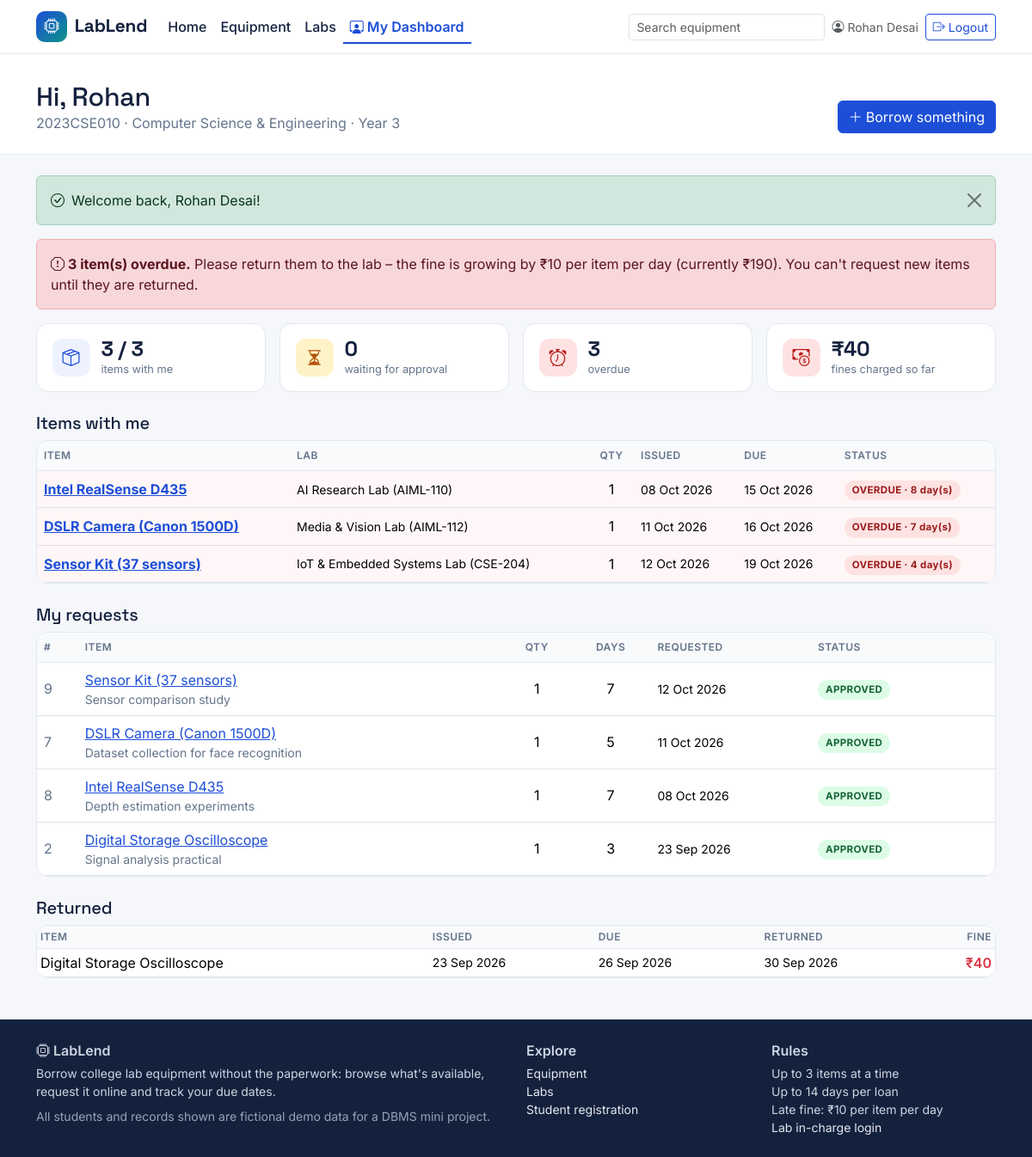
The page /student/dashboard.php (signed in) on the database its author committed.
### tables this page shows
CREATE TABLE students (
    student_id    INT PRIMARY KEY AUTO_INCREMENT,
    prn           VARCHAR(20)  NOT NULL UNIQUE,
    name          VARCHAR(120) NOT NULL,
    email         VARCHAR(120) NOT NULL UNIQUE,
    phone         VARCHAR(15)  NOT NULL,
    dept_id       INT NOT NULL,
    year_of_study TINYINT NOT NULL,
    password_hash VARCHAR(255) NOT NULL,
    created_at    TIMESTAMP DEFAULT CURRENT_TIMESTAMP,
    CONSTRAINT chk_student_year CHECK (year_of_study BETWEEN 1 AND 4),
    CONSTRAINT fk_student_dept FOREIGN KEY (dept_id)
        REFERENCES departments(dept_id)
        ON UPDATE CASCADE ON DELETE RESTRICT
);

CREATE TABLE departments (
    dept_id   INT PRIMARY KEY AUTO_INCREMENT,
    dept_name VARCHAR(100) NOT NULL UNIQUE,
    dept_code VARCHAR(10)  NOT NULL UNIQUE
);

CREATE TABLE issues (
    issue_id       INT PRIMARY KEY AUTO_INCREMENT,
    request_id     INT NOT NULL UNIQUE,
    student_id     INT NOT NULL,
    equipment_id   INT NOT NULL,
    quantity       INT NOT NULL,
    issued_on      DATE NOT NULL,
    due_date       DATE NOT NULL,
    returned_on    DATE NULL,
    fine_amount    DECIMAL(8,2) NOT NULL DEFAULT 0,
    condition_note VARCHAR(255),
    CONSTRAINT chk_issue_dates CHECK (due_date >= issued_on),
    CONSTRAINT fk_issue_request FOREIGN KEY (request_id)
        REFERENCES borrow_requests(request_id)
        ON UPDATE CASCADE ON DELETE RESTRICT,
    CONSTRAINT fk_issue_student FOREIGN KEY (student_id)
        REFERENCES students(student_id)
        ON UPDATE CASCADE ON DELETE RESTRICT,
    CONSTRAINT fk_issue_equipment FOREIGN KEY (equipment_id)
        REFERENCES equipment(equipment_id)
        ON UPDATE CASCADE ON DELETE RESTRICT
);

CREATE TABLE equipment (
    equipment_id  INT PRIMARY KEY AUTO_INCREMENT,
    lab_id        INT NOT NULL,
    name          VARCHAR(150) NOT NULL,
    category      VARCHAR(60)  NOT NULL,
    description   TEXT,
    total_qty     INT NOT NULL DEFAULT 1,
    available_qty INT NOT NULL DEFAULT 1,
    image         VARCHAR(255),
    CONSTRAINT chk_equipment_qty CHECK (available_qty >= 0 AND available_qty <= total_qty AND total_qty >= 0),
    CONSTRAINT fk_equipment_lab FOREIGN KEY (lab_id)
        REFERENCES labs(lab_id)
        ON UPDATE CASCADE ON DELETE RESTRICT
);

CREATE TABLE labs (
    lab_id    INT PRIMARY KEY AUTO_INCREMENT,
    dept_id   INT NOT NULL,
    lab_name  VARCHAR(120) NOT NULL,
    room_no   VARCHAR(20),
    incharge  VARCHAR(100),
    CONSTRAINT fk_lab_dept FOREIGN KEY (dept_id)
        REFERENCES departments(dept_id)
        ON UPDATE CASCADE ON DELETE RESTRICT
);

CREATE TABLE borrow_requests (
    request_id    INT PRIMARY KEY AUTO_INCREMENT,
    student_id    INT NOT NULL,
    equipment_id  INT NOT NULL,
    quantity      INT NOT NULL DEFAULT 1,
    purpose       VARCHAR(255) NOT NULL,
    days_needed   INT NOT NULL DEFAULT 7,
    status        ENUM('PENDING', 'APPROVED', 'REJECTED', 'CANCELLED') NOT NULL DEFAULT 'PENDING',
    admin_note    VARCHAR(255),
    requested_at  TIMESTAMP DEFAULT CURRENT_TIMESTAMP,
    reviewed_at   TIMESTAMP NULL DEFAULT NULL,
    CONSTRAINT chk_request_qty  CHECK (quantity BETWEEN 1 AND 5),
    CONSTRAINT chk_request_days CHECK (days_needed BETWEEN 1 AND 14),
    CONSTRAINT fk_request_student FOREIGN KEY (student_id)
        REFERENCES students(student_id)
        ON UPDATE CASCADE ON DELETE CASCADE,
    CONSTRAINT fk_request_equipment FOREIGN KEY (equipment_id)
        REFERENCES equipment(equipment_id)
        ON UPDATE CASCADE ON DELETE CASCADE
);

### student/dashboard.php (the view, shortened to what the rows shown need)
<?php
require '../config/database.php';
require '../includes/functions.php';
require '../includes/auth.php';
require '../includes/lending.php';
$student = require_student($pdo);
$sid = (int) $student['student_id'];
$root = '../';
$activePage = 'my';
$st = $pdo->prepare('
    SELECT i.issue_id, i.quantity, i.issued_on, i.due_date, DATEDIFF(i.due_date, CURDATE()) AS days_left,
           e.equipment_id, e.name, l.lab_name, l.room_no
    FROM issues i
    INNER JOIN equipment e ON i.equipment_id = e.equipment_id
    INNER JOIN labs l      ON e.lab_id = l.lab_id
    WHERE i.student_id = ? AND i.returned_on IS NULL
    ORDER BY i.due_date');
$st->execute([$sid]);
$loans = $st->fetchAll();
$st = $pdo->prepare('
    SELECT r.request_id, r.quantity, r.days_needed, r.purpose, r.status, r.admin_note, r.requested_at,
           e.equipment_id, e.name
    FROM borrow_requests r
    INNER JOIN equipment e ON r.equipment_id = e.equipment_id
    WHERE r.student_id = ?
    ORDER BY r.requested_at DESC
    LIMIT 15');
$st->execute([$sid]);
$requests = $st->fetchAll();
$st = $pdo->prepare('
    SELECT i.issued_on, i.due_date, i.returned_on, i.fine_amount, i.quantity, e.name
    FROM issues i INNER JOIN equipment e ON i.equipment_id = e.equipment_id
    WHERE i.student_id = ? AND i.returned_on IS NOT NULL
    ORDER BY i.returned_on DESC');
$st->execute([$sid]);
$history = $st->fetchAll();
$holding  = student_open_units($pdo, $sid);
$overdue  = student_overdue_count($pdo, $sid);
$st = $pdo->prepare('SELECT COALESCE(SUM(DATEDIFF(CURDATE(), due_date) * quantity), 0) * ? FROM issues
                     WHERE student_id = ? AND returned_on IS NULL AND due_date < CURDATE()');
$st->execute([FINE_PER_DAY, $sid]);
$runningFine = (float) $st->fetchColumn();
include '../includes/header.php';
?>
<section class="page-head">
    <div class="container d-flex flex-wrap justify-content-between align-items-end gap-2">
        <div>
            <h1>Hi, <?= e(explode(' ', $student['name'])[0]) ?></h1>
            <p class="text-muted-ll mb-0"><?= e($student['prn']) ?> · <?= e($student['dept_name']) ?> · Year <?= (int) $student['year_of_study'] ?></p>
        </div>
    </div>
</section>
<div class="container mt-4">
    <?php if ($overdue): ?>
        <div class="alert alert-danger"><i class="bi bi-exclamation-octagon me-1"></i><strong><?= $overdue ?> item(s) overdue.</strong>
            Please return them to the lab – the fine is growing by <?= money(FINE_PER_DAY) ?> per item per day (currently <?= money($runningFine) ?>). You can't request new items until they are returned.</div>
    <?php endif; ?>
    <div class="row g-3 mb-4">
        <div class="col-6 col-lg-3"><div class="stat"><div class="ic"><i class="bi bi-box-seam"></i></div><div><div class="stat-num"><?= $holding ?> / <?= MAX_ACTIVE_ITEMS ?></div><div class="stat-lbl">items with me</div></div></div></div>
        <div class="col-6 col-lg-3"><div class="stat"><div class="ic <?= $overdue ? 'bad' : 'ok' ?>"><i class="bi bi-alarm"></i></div><div><div class="stat-num"><?= $overdue ?></div><div class="stat-lbl">overdue</div></div></div></div>
    </div>
    <h2 class="h5">Items with me</h2>
    <div class="ll-table table-responsive mb-4">
        <table class="table">
            <thead><tr><th>Item</th><th>Lab</th><th class="text-center">Qty</th><th>Issued</th><th>Due</th><th>Status</th></tr></thead>
            <tbody>
            <?php foreach ($loans as $l): $late = (int) $l['days_left'] < 0; ?>
                <tr class="<?= $late ? 'row-overdue' : '' ?>">
                    <td><a href="../equipment_details.php?id=<?= (int) $l['equipment_id'] ?>"><strong><?= e($l['name']) ?></strong></a></td>
                    <td class="small"><?= e($l['lab_name']) ?> (<?= e($l['room_no']) ?>)</td>
                    <td class="text-center"><?= (int) $l['quantity'] ?></td>
                    <td class="small"><?= e(fmt_date($l['issued_on'])) ?></td>
                    <td class="small"><?= e(fmt_date($l['due_date'])) ?></td>
                    <td><?php if ($late): ?><span class="st st-bad">OVERDUE · <?= -(int) $l['days_left'] ?> day(s)</span>
                        <?php elseif ((int) $l['days_left'] === 0): ?><span class="st st-pending">DUE TODAY</span>
                        <?php else: ?><span class="st st-info"><?= (int) $l['days_left'] ?> day(s) left</span><?php endif; ?></td>
                </tr>
            <?php endforeach; ?>
            </tbody>
        </table>
    </div>
    <h2 class="h5">My requests</h2>
    <div class="ll-table table-responsive mb-4">
        <table class="table">
            <thead><tr><th>#</th><th>Item</th><th class="text-center">Qty</th><th class="text-center">Days</th><th>Requested</th><th>Status</th><th></th></tr></thead>
            <tbody>
            <?php foreach ($requests as $r): ?>
                <tr>
                    <td class="text-muted-ll"><?= (int) $r['request_id'] ?></td>
                    <td><a href="../equipment_details.php?id=<?= (int) $r['equipment_id'] ?>"><?= e($r['name']) ?></a><div class="small text-muted-ll"><?= e($r['purpose']) ?></div></td>
                    <td class="text-center"><?= (int) $r['quantity'] ?></td>
                    <td class="text-center"><?= (int) $r['days_needed'] ?></td>
                    <td class="small text-nowrap"><?= e(fmt_date($r['requested_at'])) ?></td>
                    <td><span class="st <?= status_class($r['status']) ?>"><?= e($r['status']) ?></span>
                        <?php if ($r['admin_note']): ?><div class="small text-muted-ll mt-1">“<?= e($r['admin_note']) ?>”</div><?php endif; ?></td>
                    <td class="text-end">
                    </td>
                </tr>
            <?php endforeach; ?>
            </tbody>
        </table>
    </div>
    <?php if ($history): ?>
    <h2 class="h5">Returned</h2>
    <div class="ll-table table-responsive">
        <table class="table table-sm">
            <thead><tr><th>Item</th><th>Issued</th><th>Due</th><th>Returned</th><th class="text-end">Fine</th></tr></thead>
            <tbody>
            <?php foreach ($history as $h): ?>
                <tr>
                    <td><?= e($h['name']) ?><?= (int) $h['quantity'] > 1 ? ' × ' . (int) $h['quantity'] : '' ?></td>
                    <td class="small"><?= e(fmt_date($h['issued_on'])) ?></td>
                    <td class="small"><?= e(fmt_date($h['due_date'])) ?></td>
                    <td class="small"><?= e(fmt_date($h['returned_on'])) ?></td>
                    <td class="text-end"><?= (float) $h['fine_amount'] > 0 ? '<span class="text-danger fw-semibold">' . money($h['fine_amount']) . '</span>' : '<span class="text-muted-ll">—</span>' ?></td>
                </tr>
            <?php endforeach; ?>
            </tbody>
        </table>
    </div>
    <?php endif; ?>
</div>
<?php include '../includes/footer.php'; ?>

### includes/navbar.php (shortened to what the rows shown need)
<?php
function nav_link(string $href, string $label, string $key, string $active, string $icon = ''): string
{
    $cls  = 'nav-link' . ($key === $active ? ' active' : '');
    $aria = $key === $active ? ' aria-current="page"' : '';
    $i    = $icon ? '<i class="bi ' . $icon . ' me-1"></i>' : '';
    return '<li class="nav-item"><a class="' . $cls . '" href="' . e($href) . '"' . $aria . '>' . $i . e($label) . '</a></li>';
}
?>
<nav class="navbar navbar-expand-lg ll-navbar sticky-top">
    <div class="container">
        <div class="collapse navbar-collapse" id="mainNav">
        <?php if ($isAdmin): ?>
            <?php if (!empty($_SESSION['admin_logged_in'])): $pending = pending_request_count($pdo); ?>
            <ul class="navbar-nav me-auto mb-2 mb-lg-0">
                <?= nav_link($root . 'admin/dashboard.php', 'Dashboard', 'dashboard', $activePage, 'bi-speedometer2') ?>
                <li class="nav-item">
                    <a class="nav-link<?= $activePage === 'requests' ? ' active' : '' ?>" href="<?= e($root) ?>admin/requests.php">
                        <i class="bi bi-inbox me-1"></i>Requests<?php if ($pending): ?> <span class="badge rounded-pill nav-badge"><?= $pending ?></span><?php endif; ?>
                    </a>
                </li>
                <?= nav_link($root . 'admin/issues.php',    'Issued',    'issues',    $activePage, 'bi-box-arrow-up-right') ?>
                <?= nav_link($root . 'admin/equipment.php', 'Equipment', 'equipment', $activePage, 'bi-cpu') ?>
                <?= nav_link($root . 'admin/labs.php',      'Labs',      'labs',      $activePage, 'bi-building') ?>
                <?= nav_link($root . 'admin/students.php',  'Students',  'students',  $activePage, 'bi-people') ?>
                <?= nav_link($root . 'admin/reports.php',   'Reports',   'reports',   $activePage, 'bi-bar-chart') ?>
            </ul>
            <div class="d-flex gap-2">
                <a href="<?= e($root) ?>index.php" class="btn btn-sm btn-outline-brand" target="_blank" rel="noopener"><i class="bi bi-box-arrow-up-right me-1"></i>Site</a>
                <a href="<?= e($root) ?>admin/logout.php" class="btn btn-sm btn-brand"><i class="bi bi-box-arrow-right me-1"></i>Logout</a>
            </div>
            <?php endif; ?>
        <?php else: ?>
            <ul class="navbar-nav me-auto mb-2 mb-lg-0">
                <?= nav_link($root . 'index.php',     'Home',      'home',      $activePage) ?>
                <?= nav_link($root . 'equipment.php', 'Equipment', 'equipment', $activePage) ?>
                <?= nav_link($root . 'labs.php',      'Labs',      'labs',      $activePage) ?>
                <?php if ($student): ?>
                    <?= nav_link($root . 'student/dashboard.php', 'My Dashboard', 'my', $activePage, 'bi-person-workspace') ?>
                <?php endif; ?>
            </ul>
            <form class="d-flex me-lg-2 mb-2 mb-lg-0" action="<?= e($root) ?>equipment.php" method="get" role="search">
                <input class="form-control form-control-sm" type="search" name="q" placeholder="Search equipment" aria-label="Search equipment" value="<?= e($_GET['q'] ?? '') ?>" maxlength="80">
            </form>
            <?php if ($student): ?>
                <span class="small text-muted me-2 d-none d-xl-inline"><i class="bi bi-person-circle me-1"></i><?= e($student['name']) ?></span>
                <a href="<?= e($root) ?>logout.php" class="btn btn-sm btn-outline-brand"><i class="bi bi-box-arrow-right me-1"></i>Logout</a>
            <?php else: ?>
                <a href="<?= e($root) ?>login.php" class="btn btn-sm btn-outline-brand me-2">Student Login</a>
                <a href="<?= e($root) ?>register.php" class="btn btn-sm btn-brand">Register</a>
            <?php endif; ?>
        <?php endif; ?>
        </div>
    </div>
</nav>

### rows shown on the page
students: name "Rohan Desai", name "Rohan", prn "2023CSE010", dept.dept_name "Computer Science & Engineering", year_of_study "3", student_id "3"
issues: equipment.name "Intel RealSense D435", labs.lab_name "AI Research Lab", labs.room_no "AIML-110", quantity "1", issued_on "08 Oct 2026", due_date "15 Oct 2026", days_left "8"
issues: equipment.name "DSLR Camera (Canon 1500D)", labs.lab_name "Media & Vision Lab", labs.room_no "AIML-112", quantity "1", issued_on "11 Oct 2026", due_date "16 Oct 2026", days_left "7"
issues: equipment.name "Sensor Kit (37 sensors)", labs.lab_name "IoT & Embedded Systems Lab", labs.room_no "CSE-204", quantity "1", issued_on "12 Oct 2026", due_date "19 Oct 2026", days_left "4"
borrow_requests: request_id "9", equipment.name "Sensor Kit (37 sensors)", purpose "Sensor comparison study", quantity "1", days_needed "7", requested_at "12 Oct 2026", status "APPROVED"
borrow_requests: request_id "7", equipment.name "DSLR Camera (Canon 1500D)", purpose "Dataset collection for face recognition", quantity "1", days_needed "5", requested_at "11 Oct 2026", status "APPROVED"
borrow_requests: request_id "8", equipment.name "Intel RealSense D435", purpose "Depth estimation experiments", quantity "1", days_needed "7", requested_at "08 Oct 2026", status "APPROVED"
borrow_requests: request_id "2", equipment.name "Digital Storage Oscilloscope", purpose "Signal analysis practical", quantity "1", days_needed "3", requested_at "23 Sep 2026", status "APPROVED"
issues: equipment.name "Digital Storage Oscilloscope", issued_on "23 Sep 2026", due_date "26 Sep 2026", returned_on "30 Sep 2026", fine_amount "₹40"

### other values the page prints
$label "Home Equipment Labs My Dashboard"
$f['message'] "Welcome back, Rohan Desai!"
money(FINE_PER_DAY) "₹10"
money($runningFine) "₹190"
MAX_ACTIVE_ITEMS "3"
$pending "0"
money($fines) "₹40"
MAX_DAYS "14"
